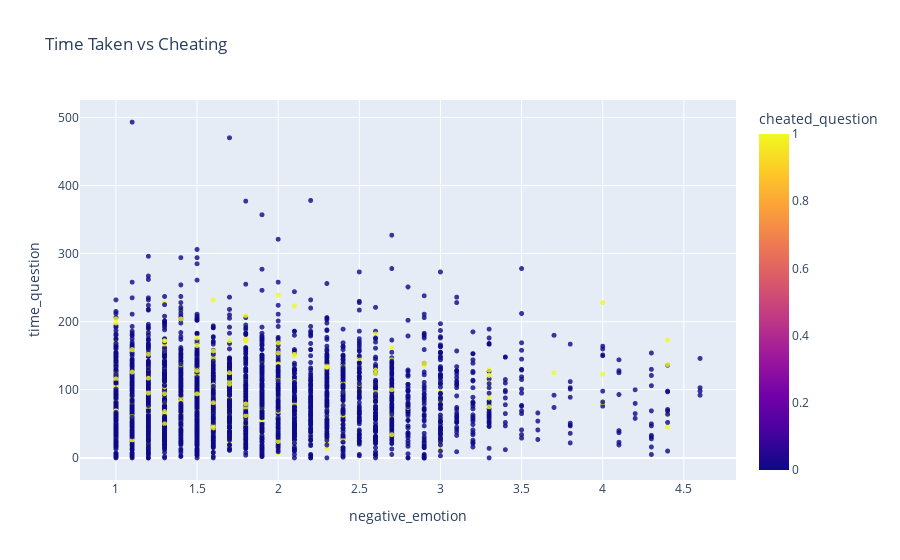

Notebook code cell kept with this figure:
### Code cell
#px.histogram(raw_df, x='time_question', title='Cheating vs time taken', color='cheated_question')
fig = px.scatter(raw_df,
# fig = px.scatter(medical_df[medical_df.smoker=='no'], 
                 x='negative_emotion', 
                 y='time_question', 
                 color='cheated_question', 
                 opacity=0.8, 
                 hover_data=['sex'], 
                 title='Time Taken vs Cheating')
fig.update_traces(marker_size=5)
fig.show()

### Figure 1 — Plotly figure (JSON) as saved in the notebook; plotly's stock layout.template omitted (floating-point values rounded to 4 significant figures; data arrays with more than 128 entries replaced by an {"elided": "..."} marker saying what was removed)
{"data": [{"customdata": {"elided": "3886x1 int values"}, "hovertemplate": "negative_emotion=%{x}<br>time_question=%{y}<br>sex=%{customdata[0]}<br>cheated_question=%{marker.color}<extra></extra>", "legendgroup": "", "marker": {"color": {"elided": "3886 int values"}, "coloraxis": "coloraxis", "opacity": 0.8, "size": 5, "symbol": "circle"}, "mode": "markers", "name": "", "showlegend": false, "type": "scattergl", "x": {"elided": "3886 float values"}, "xaxis": "x", "y": {"elided": "3886 int values"}, "yaxis": "y"}], "layout": {"coloraxis": {"colorbar": {"title": {"text": "cheated_question"}}, "colorscale": [[0, "#0d0887"], [0.1111, "#46039f"], [0.2222, "#7201a8"], [0.3333, "#9c179e"], [0.4444, "#bd3786"], [0.5556, "#d8576b"], [0.6667, "#ed7953"], [0.7778, "#fb9f3a"], [0.8889, "#fdca26"], [1, "#f0f921"]]}, "legend": {"tracegroupgap": 0}, "title": {"text": "Time Taken vs Cheating"}, "xaxis": {"anchor": "y", "domain": [0, 1], "title": {"text": "negative_emotion"}}, "yaxis": {"anchor": "x", "domain": [0, 1], "title": {"text": "time_question"}}}}
